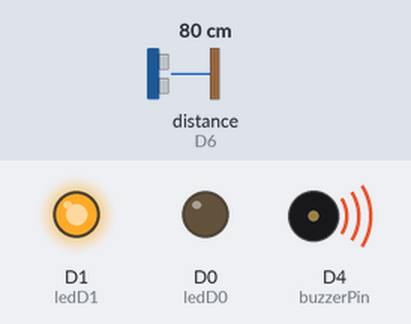
The sketch below on a simulated ESP8266 (NodeMCU). Shown: output pins drawn as LEDs (lit = HIGH), buzzer (waves = sounding, pin HIGH). Wiring (inferred from the names in the program): ultrasonic range finder: trigger D5; echo D6. Dashed ring = blinking. Inputs (shaded band) come from the test bench; at power-on: distance to the obstacle (sensor on D6) 80 cm. The echo pulse lasts 58.3 µs per cm; WiFi joins after 1.5 s; servers stay silent unless stated; uploads are accepted with an empty reply; pins used as bus, display or sensor lines are not drawn; what the sketch prints to the serial monitor is not drawn.

Above: at 2.7 s.
2.8 s: distance to the obstacle (sensor on D6) set to 64 cm
5.1 s: distance to the obstacle (sensor on D6) set to 57 cm
At 5.52 s:
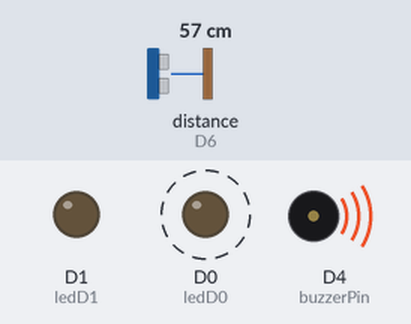
8.6 s: distance to the obstacle (sensor on D6) set to 23 cm
12.1 s: distance to the obstacle (sensor on D6) set to 19 cm
At 13.3 s:
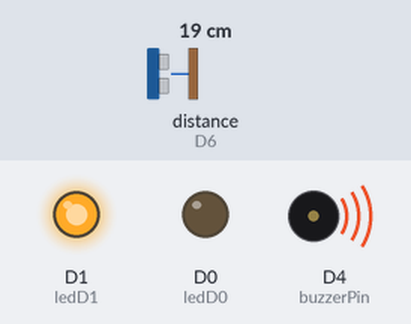
Timing chart, 0 to 14.8 s (numbered marks = the images above; inputs shaded):
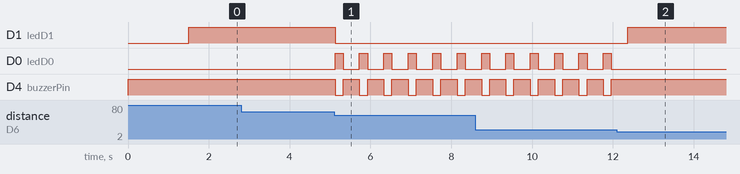

Measured:
- the behaviour switches between 61 and 60 cm on distance to the obstacle (sensor on D6) (found by bisection; images 0 and 1)
- the behaviour switches between 21 and 20 cm on distance to the obstacle (sensor on D6) (found by bisection; images 1 and 2)
- after the input at 2.8 s, every drawn part: stays the same
- after the input at 5.1 s, D1 (ledD1): HIGH → LOW at once; D0 (ledD0): alternates HIGH for 0.20 s and LOW for 0.40 s, starting at once; D4 (buzzerPin): alternates HIGH for 0.40 s and LOW for 0.20 s, starting at once
- after the input at 12.1 s, D1 (ledD1): LOW → HIGH after 0.27 s; D0 (ledD0): stops changing and stays LOW; D4 (buzzerPin): stops changing and stays HIGH

The sketch:

sketch_nov13a.ino
```cpp
#include <ESP8266WiFi.h>
#include <ESP8266HTTPClient.h>
#include <WiFiClientSecure.h>

// 1. Your Wi-Fi Credentials
const char* ssid = "dialar";
const char* password = "YOUR_WIFI_PASSWORD";

// 2. Your Dedicated Vercel Serverless URL
const char* serverUrl = "https://iot-flood.vercel.app/api/readings";

// 3. Pin Definitions (Restored to D0, D1, D4, D5, D6)
const int ledD0 = D0;     // Red LED
const int ledD1 = D1;     // Green LED
const int buzzerPin = D4; // Buzzer on D4
const int TRIG_PIN = D5;  // Trigger (GPIO 14)
const int ECHO_PIN = D6;  // Echo (GPIO 12)

const float SENSOR_MOUNT_HEIGHT = 3.00; // Total height from sensor to dry riverbed (metres)
const unsigned long SENSOR_TIMEOUT = 30000;

void setup() {
  Serial.begin(115200);

  // Initialize actuator pins
  pinMode(ledD0, OUTPUT);
  pinMode(ledD1, OUTPUT);
  pinMode(buzzerPin, OUTPUT);

  // Initialize sensor pins
  pinMode(TRIG_PIN, OUTPUT);
  pinMode(ECHO_PIN, INPUT);

  digitalWrite(TRIG_PIN, LOW);
  digitalWrite(buzzerPin, HIGH); // Default HIGH to keep active-low buzzer off

  // Connect to Wi-Fi
  WiFi.mode(WIFI_STA);
  WiFi.begin(ssid, password);
  Serial.print("Connecting to Wi-Fi");
  while (WiFi.status() != WL_CONNECTED) {
    delay(500);
    Serial.print(".");
  }
  Serial.println("\nWi-Fi Connected! NodeMCU Online.");
  Serial.print("NodeMCU IP Address: ");
  Serial.println(WiFi.localIP());
}

void loop() {
  // Emit 10µs ultrasonic trigger burst
  digitalWrite(TRIG_PIN, LOW);
  delayMicroseconds(2);
  digitalWrite(TRIG_PIN, HIGH);
  delayMicroseconds(10);
  digitalWrite(TRIG_PIN, LOW);

  // Measure return echo pulse duration
  long duration = pulseIn(ECHO_PIN, HIGH, SENSOR_TIMEOUT);

  bool isAlert = false;
  float waterLevel = 0.0;
  float distanceM = 0.0;

  if (duration > 0) {
    distanceM = (duration * 0.0343) / 2.0 / 100.0;
    waterLevel = SENSOR_MOUNT_HEIGHT - distanceM;
    if (waterLevel < 0.0) waterLevel = 0.0;

    Serial.printf("Water Level: %.2f m | Distance: %.2f m\n", waterLevel, distanceM);

    // Check if distance is in alert range (20 cm to 30 cm, or adjust based on your meter setup)
    // Note: distanceM * 100 converts meters to cm
    float distanceCm = distanceM * 100.0;
    if (distanceCm >= 20.0 && distanceCm <= 60.0) {
      isAlert = true;
    }
  } else {
    Serial.println("Warning: Echo timeout from JSN-SR04T probe.");
  }

  // Handle local physical indicators (LEDs & Buzzer)
  if (isAlert) {
    digitalWrite(ledD1, LOW);      // Green off

    // Pulse alert: Red LED ON + Buzzer ON (LOW), then both OFF
    digitalWrite(ledD0, HIGH);
    digitalWrite(buzzerPin, LOW);
    delay(200);

    digitalWrite(ledD0, LOW);
    digitalWrite(buzzerPin, HIGH);
    delay(200);
  } else {
    digitalWrite(ledD0, LOW);      // Red off
    digitalWrite(ledD1, HIGH);     // Green on
    digitalWrite(buzzerPin, HIGH); // Buzzer off
    delay(1000);                   // Normal delay between checks
  }

  // Send HTTPS POST Telemetry to Vercel
  if (WiFi.status() == WL_CONNECTED) {
    WiFiClientSecure client;
    client.setInsecure(); // Required on ESP8266 for HTTPS without root cert bundles

    HTTPClient http;
    if (http.begin(client, serverUrl)) {
      http.addHeader("Content-Type", "application/json");

      // Format telemetry JSON payload
      String jsonPayload = "{\"stationId\":\"FLOOD-001\","
                           "\"waterLevel\":" + String(waterLevel, 2) + ","
                           "\"deviceOnline\":true,"
                           "\"sensorConnected\":(" + String(duration > 0 ? "true" : "false") + "),"
                           "\"signalStrength\":" + String(WiFi.RSSI()) + "}";

      int httpCode = http.POST(jsonPayload);

      if (httpCode > 0) {
        Serial.printf("[HTTP] POST Result Code: %d\n", httpCode);
        String response = http.getString();
        Serial.println("[HTTP] Server Response: " + response);
      } else {
        Serial.printf("[HTTP] POST Failed, error: %s\n", http.errorToString(httpCode).c_str());
      }
      http.end();
    } else {
      Serial.println("[HTTP] Unable to connect to Vercel endpoint.");
    }
  } else {
    Serial.println("Wi-Fi disconnected. Reconnecting...");
    WiFi.reconnect();
  }
}
```
